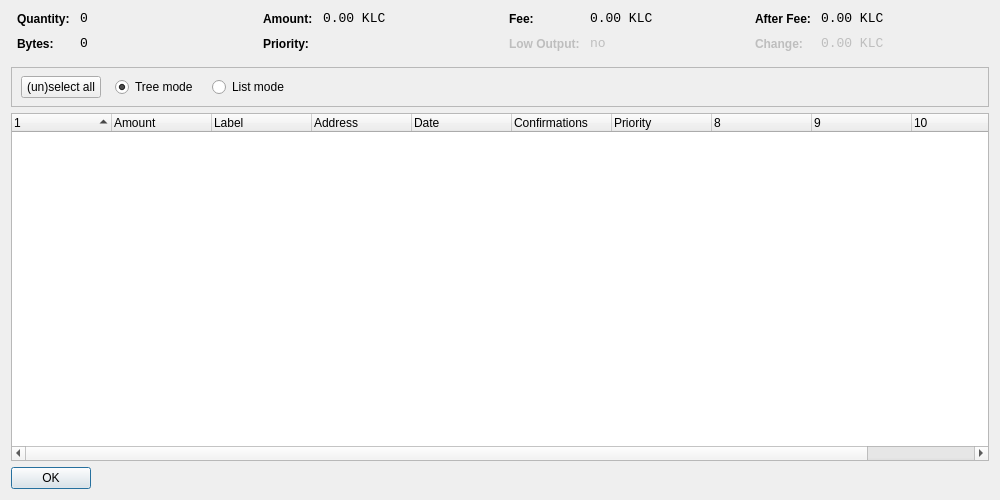
<?xml version="1.0" encoding="UTF-8"?>
<ui version="4.0">
 <class>CoinControlDialog</class>
 <widget class="QDialog" name="CoinControlDialog">
  <property name="geometry">
   <rect>
    <x>0</x>
    <y>0</y>
    <width>1000</width>
    <height>500</height>
   </rect>
  </property>
  <property name="windowTitle">
   <string>Coin Control</string>
  </property>
  <layout class="QVBoxLayout" name="verticalLayout">
   <item>
    <layout class="QHBoxLayout" name="horizontalLayoutTop" stretch="0,0,0,0">
     <property name="topMargin">
      <number>0</number>
     </property>
     <property name="bottomMargin">
      <number>10</number>
     </property>
     <item>
      <layout class="QFormLayout" name="formLayoutCoinControl1">
       <property name="horizontalSpacing">
        <number>10</number>
       </property>
       <property name="verticalSpacing">
        <number>10</number>
       </property>
       <property name="leftMargin">
        <number>6</number>
       </property>
       <property name="rightMargin">
        <number>6</number>
       </property>
       <item row="0" column="0">
        <widget class="QLabel" name="labelCoinControlQuantityText">
         <property name="styleSheet">
          <string notr="true">font-weight:bold;</string>
         </property>
         <property name="text">
          <string>Quantity:</string>
         </property>
        </widget>
       </item>
       <item row="0" column="1">
        <widget class="QLabel" name="labelCoinControlQuantity">
         <property name="font">
          <font>
           <family>Monospace</family>
           <pointsize>10</pointsize>
          </font>
         </property>
         <property name="cursor">
          <cursorShape>IBeamCursor</cursorShape>
         </property>
         <property name="contextMenuPolicy">
          <enum>Qt::ActionsContextMenu</enum>
         </property>
         <property name="text">
          <string>0</string>
         </property>
         <property name="textInteractionFlags">
          <set>Qt::LinksAccessibleByMouse|Qt::TextSelectableByKeyboard|Qt::TextSelectableByMouse</set>
         </property>
        </widget>
       </item>
       <item row="1" column="0">
        <widget class="QLabel" name="labelCoinControlBytesText">
         <property name="styleSheet">
          <string notr="true">font-weight:bold;</string>
         </property>
         <property name="text">
          <string>Bytes:</string>
         </property>
        </widget>
       </item>
       <item row="1" column="1">
        <widget class="QLabel" name="labelCoinControlBytes">
         <property name="font">
          <font>
           <family>Monospace</family>
           <pointsize>10</pointsize>
          </font>
         </property>
         <property name="cursor">
          <cursorShape>IBeamCursor</cursorShape>
         </property>
         <property name="contextMenuPolicy">
          <enum>Qt::ActionsContextMenu</enum>
         </property>
         <property name="text">
          <string>0</string>
         </property>
         <property name="textInteractionFlags">
          <set>Qt::LinksAccessibleByMouse|Qt::TextSelectableByKeyboard|Qt::TextSelectableByMouse</set>
         </property>
        </widget>
       </item>
      </layout>
     </item>
     <item>
      <layout class="QFormLayout" name="formLayoutCoinControl2">
       <property name="horizontalSpacing">
        <number>10</number>
       </property>
       <property name="verticalSpacing">
        <number>10</number>
       </property>
       <property name="leftMargin">
        <number>6</number>
       </property>
       <property name="rightMargin">
        <number>6</number>
       </property>
       <item row="0" column="0">
        <widget class="QLabel" name="labelCoinControlAmountText">
         <property name="styleSheet">
          <string notr="true">font-weight:bold;</string>
         </property>
         <property name="text">
          <string>Amount:</string>
         </property>
        </widget>
       </item>
       <item row="0" column="1">
        <widget class="QLabel" name="labelCoinControlAmount">
         <property name="font">
          <font>
           <family>Monospace</family>
           <pointsize>10</pointsize>
          </font>
         </property>
         <property name="cursor">
          <cursorShape>IBeamCursor</cursorShape>
         </property>
         <property name="contextMenuPolicy">
          <enum>Qt::ActionsContextMenu</enum>
         </property>
         <property name="text">
          <string>0.00 KLC</string>
         </property>
         <property name="textInteractionFlags">
          <set>Qt::LinksAccessibleByMouse|Qt::TextSelectableByKeyboard|Qt::TextSelectableByMouse</set>
         </property>
        </widget>
       </item>
       <item row="1" column="0">
        <widget class="QLabel" name="labelCoinControlPriorityText">
         <property name="styleSheet">
          <string notr="true">font-weight:bold;</string>
         </property>
         <property name="text">
          <string>Priority:</string>
         </property>
        </widget>
       </item>
       <item row="1" column="1">
        <widget class="QLabel" name="labelCoinControlPriority">
         <property name="font">
          <font>
           <family>Monospace</family>
           <pointsize>10</pointsize>
          </font>
         </property>
         <property name="cursor">
          <cursorShape>IBeamCursor</cursorShape>
         </property>
         <property name="contextMenuPolicy">
          <enum>Qt::ActionsContextMenu</enum>
         </property>
         <property name="text">
          <string/>
         </property>
         <property name="textInteractionFlags">
          <set>Qt::LinksAccessibleByMouse|Qt::TextSelectableByKeyboard|Qt::TextSelectableByMouse</set>
         </property>
        </widget>
       </item>
      </layout>
     </item>
     <item>
      <layout class="QFormLayout" name="formLayoutCoinControl3">
       <property name="horizontalSpacing">
        <number>10</number>
       </property>
       <property name="verticalSpacing">
        <number>10</number>
       </property>
       <property name="leftMargin">
        <number>6</number>
       </property>
       <property name="rightMargin">
        <number>6</number>
       </property>
       <item row="0" column="0">
        <widget class="QLabel" name="labelCoinControlFeeText">
         <property name="styleSheet">
          <string notr="true">font-weight:bold;</string>
         </property>
         <property name="text">
          <string>Fee:</string>
         </property>
        </widget>
       </item>
       <item row="0" column="1">
        <widget class="QLabel" name="labelCoinControlFee">
         <property name="font">
          <font>
           <family>Monospace</family>
           <pointsize>10</pointsize>
          </font>
         </property>
         <property name="cursor">
          <cursorShape>IBeamCursor</cursorShape>
         </property>
         <property name="contextMenuPolicy">
          <enum>Qt::ActionsContextMenu</enum>
         </property>
         <property name="text">
          <string>0.00 KLC</string>
         </property>
         <property name="textInteractionFlags">
          <set>Qt::LinksAccessibleByMouse|Qt::TextSelectableByKeyboard|Qt::TextSelectableByMouse</set>
         </property>
        </widget>
       </item>
       <item row="1" column="0">
        <widget class="QLabel" name="labelCoinControlLowOutputText">
         <property name="enabled">
          <bool>false</bool>
         </property>
         <property name="styleSheet">
          <string notr="true">font-weight:bold;</string>
         </property>
         <property name="text">
          <string>Low Output:</string>
         </property>
        </widget>
       </item>
       <item row="1" column="1">
        <widget class="QLabel" name="labelCoinControlLowOutput">
         <property name="enabled">
          <bool>false</bool>
         </property>
         <property name="font">
          <font>
           <family>Monospace</family>
           <pointsize>10</pointsize>
          </font>
         </property>
         <property name="cursor">
          <cursorShape>IBeamCursor</cursorShape>
         </property>
         <property name="contextMenuPolicy">
          <enum>Qt::ActionsContextMenu</enum>
         </property>
         <property name="text">
          <string>no</string>
         </property>
         <property name="textInteractionFlags">
          <set>Qt::LinksAccessibleByMouse|Qt::TextSelectableByKeyboard|Qt::TextSelectableByMouse</set>
         </property>
        </widget>
       </item>
      </layout>
     </item>
     <item>
      <layout class="QFormLayout" name="formLayoutCoinControl4">
       <property name="horizontalSpacing">
        <number>10</number>
       </property>
       <property name="verticalSpacing">
        <number>10</number>
       </property>
       <property name="leftMargin">
        <number>6</number>
       </property>
       <property name="rightMargin">
        <number>6</number>
       </property>
       <item row="0" column="0">
        <widget class="QLabel" name="labelCoinControlAfterFeeText">
         <property name="styleSheet">
          <string notr="true">font-weight:bold;</string>
         </property>
         <property name="text">
          <string>After Fee:</string>
         </property>
        </widget>
       </item>
       <item row="0" column="1">
        <widget class="QLabel" name="labelCoinControlAfterFee">
         <property name="font">
          <font>
           <family>Monospace</family>
           <pointsize>10</pointsize>
          </font>
         </property>
         <property name="cursor">
          <cursorShape>IBeamCursor</cursorShape>
         </property>
         <property name="contextMenuPolicy">
          <enum>Qt::ActionsContextMenu</enum>
         </property>
         <property name="text">
          <string>0.00 KLC</string>
         </property>
         <property name="textInteractionFlags">
          <set>Qt::LinksAccessibleByMouse|Qt::TextSelectableByKeyboard|Qt::TextSelectableByMouse</set>
         </property>
        </widget>
       </item>
       <item row="1" column="0">
        <widget class="QLabel" name="labelCoinControlChangeText">
         <property name="enabled">
          <bool>false</bool>
         </property>
         <property name="styleSheet">
          <string notr="true">font-weight:bold;</string>
         </property>
         <property name="text">
          <string>Change:</string>
         </property>
        </widget>
       </item>
       <item row="1" column="1">
        <widget class="QLabel" name="labelCoinControlChange">
         <property name="enabled">
          <bool>false</bool>
         </property>
         <property name="font">
          <font>
           <family>Monospace</family>
           <pointsize>10</pointsize>
          </font>
         </property>
         <property name="cursor">
          <cursorShape>IBeamCursor</cursorShape>
         </property>
         <property name="contextMenuPolicy">
          <enum>Qt::ActionsContextMenu</enum>
         </property>
         <property name="text">
          <string>0.00 KLC</string>
         </property>
         <property name="textInteractionFlags">
          <set>Qt::LinksAccessibleByMouse|Qt::TextSelectableByKeyboard|Qt::TextSelectableByMouse</set>
         </property>
        </widget>
       </item>
      </layout>
     </item>
    </layout>
   </item>
   <item>
    <widget class="QFrame" name="frame">
     <property name="minimumSize">
      <size>
       <width>0</width>
       <height>40</height>
      </size>
     </property>
     <property name="frameShape">
      <enum>QFrame::StyledPanel</enum>
     </property>
     <property name="frameShadow">
      <enum>QFrame::Sunken</enum>
     </property>
     <widget class="QWidget" name="horizontalLayoutWidget">
      <property name="geometry">
       <rect>
        <x>10</x>
        <y>0</y>
        <width>781</width>
        <height>41</height>
       </rect>
      </property>
      <layout class="QHBoxLayout" name="horizontalLayoutPanel" stretch="0,0,0,0,0">
       <property name="spacing">
        <number>14</number>
       </property>
       <item>
        <widget class="QPushButton" name="pushButtonSelectAll">
         <property name="sizePolicy">
          <sizepolicy hsizetype="Maximum" vsizetype="Fixed">
           <horstretch>0</horstretch>
           <verstretch>0</verstretch>
          </sizepolicy>
         </property>
         <property name="text">
          <string>(un)select all</string>
         </property>
        </widget>
       </item>
       <item>
        <widget class="QRadioButton" name="radioTreeMode">
         <property name="sizePolicy">
          <sizepolicy hsizetype="Maximum" vsizetype="Fixed">
           <horstretch>0</horstretch>
           <verstretch>0</verstretch>
          </sizepolicy>
         </property>
         <property name="text">
          <string>Tree mode</string>
         </property>
         <property name="checked">
          <bool>true</bool>
         </property>
        </widget>
       </item>
       <item>
        <widget class="QRadioButton" name="radioListMode">
         <property name="sizePolicy">
          <sizepolicy hsizetype="Maximum" vsizetype="Fixed">
           <horstretch>0</horstretch>
           <verstretch>0</verstretch>
          </sizepolicy>
         </property>
         <property name="text">
          <string>List mode</string>
         </property>
        </widget>
       </item>
       <item>
        <spacer name="horizontalSpacer">
         <property name="orientation">
          <enum>Qt::Horizontal</enum>
         </property>
         <property name="sizeHint" stdset="0">
          <size>
           <width>40</width>
           <height>20</height>
          </size>
         </property>
        </spacer>
       </item>
      </layout>
     </widget>
    </widget>
   </item>
   <item>
    <widget class="CoinControlTreeWidget" name="treeWidget">
     <property name="contextMenuPolicy">
      <enum>Qt::CustomContextMenu</enum>
     </property>
     <property name="sortingEnabled">
      <bool>false</bool>
     </property>
     <property name="columnCount">
      <number>11</number>
     </property>
     <attribute name="headerShowSortIndicator" stdset="0">
      <bool>true</bool>
     </attribute>
     <attribute name="headerStretchLastSection">
      <bool>false</bool>
     </attribute>
     <column>
      <property name="text">
       <string/>
      </property>
     </column>
     <column>
      <property name="text">
       <string>Amount</string>
      </property>
     </column>
     <column>
      <property name="text">
       <string>Label</string>
      </property>
     </column>
     <column>
      <property name="text">
       <string>Address</string>
      </property>
     </column>
     <column>
      <property name="text">
       <string>Date</string>
      </property>
     </column>
     <column>
      <property name="text">
       <string>Confirmations</string>
      </property>
      <property name="toolTip">
       <string>Confirmed</string>
      </property>
     </column>
     <column>
      <property name="text">
       <string>Priority</string>
      </property>
     </column>
     <column>
      <property name="text">
       <string/>
      </property>
     </column>
     <column>
      <property name="text">
       <string/>
      </property>
     </column>
     <column>
      <property name="text">
       <string/>
      </property>
     </column>
     <column>
      <property name="text">
       <string/>
      </property>
     </column>
    </widget>
   </item>
   <item>
    <widget class="QDialogButtonBox" name="buttonBox">
     <property name="sizePolicy">
      <sizepolicy hsizetype="Maximum" vsizetype="Fixed">
       <horstretch>0</horstretch>
       <verstretch>0</verstretch>
      </sizepolicy>
     </property>
     <property name="orientation">
      <enum>Qt::Horizontal</enum>
     </property>
     <property name="standardButtons">
      <set>QDialogButtonBox::Ok</set>
     </property>
    </widget>
   </item>
  </layout>
 </widget>
 <customwidgets>
  <customwidget>
   <class>CoinControlTreeWidget</class>
   <extends>QTreeWidget</extends>
   <header>coincontroltreewidget.h</header>
  </customwidget>
 </customwidgets>
 <resources/>
 <connections/>
</ui>
